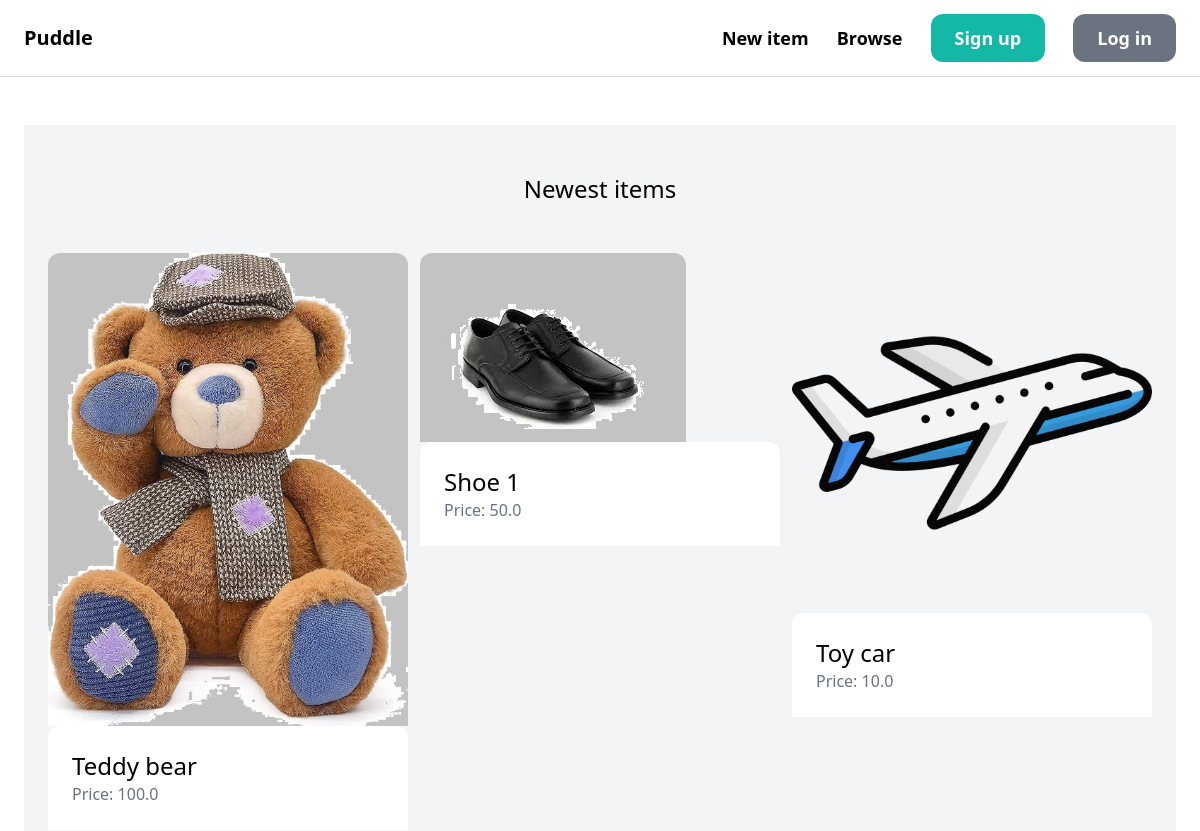
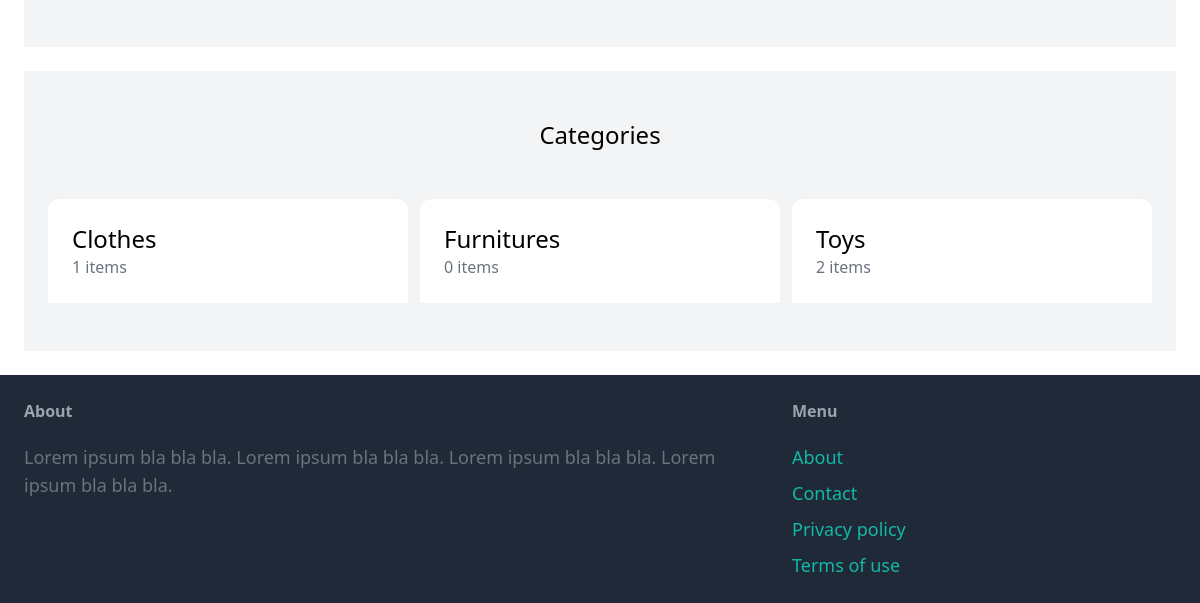
The app's page /, older data (2 pictures, top to bottom).
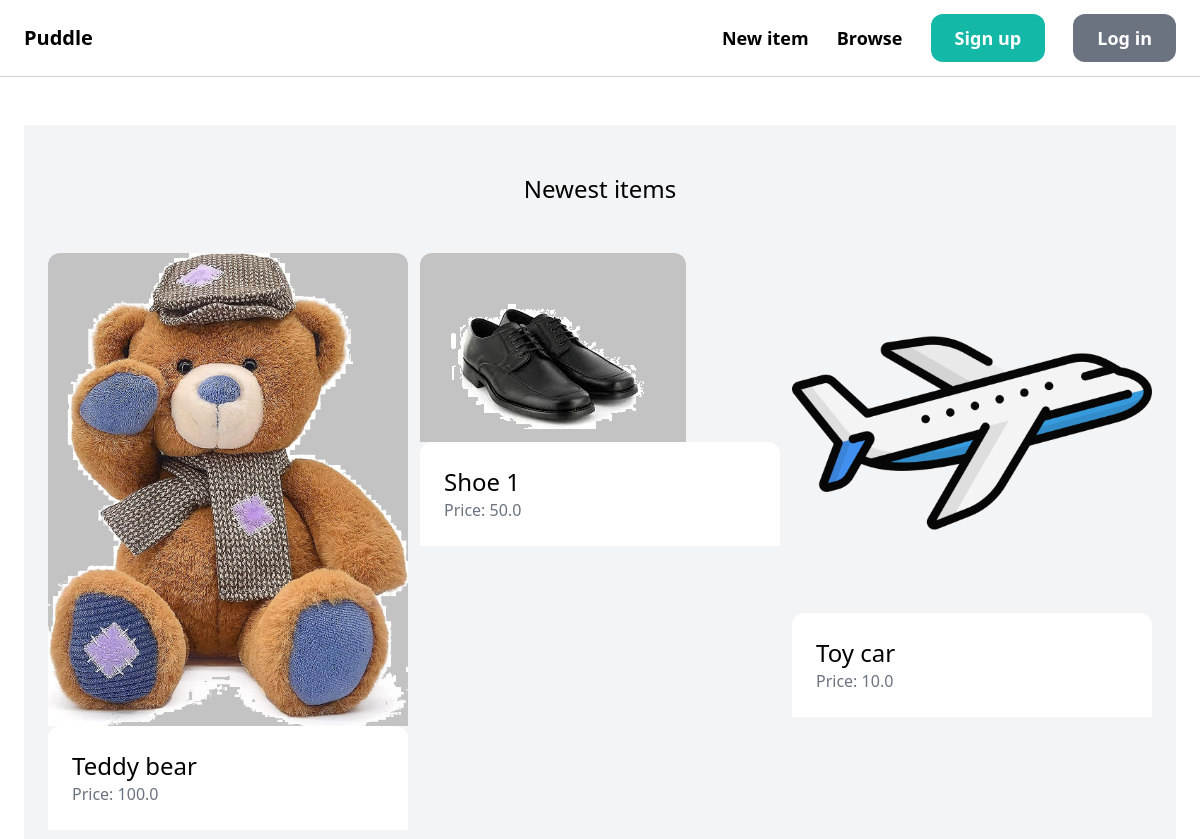
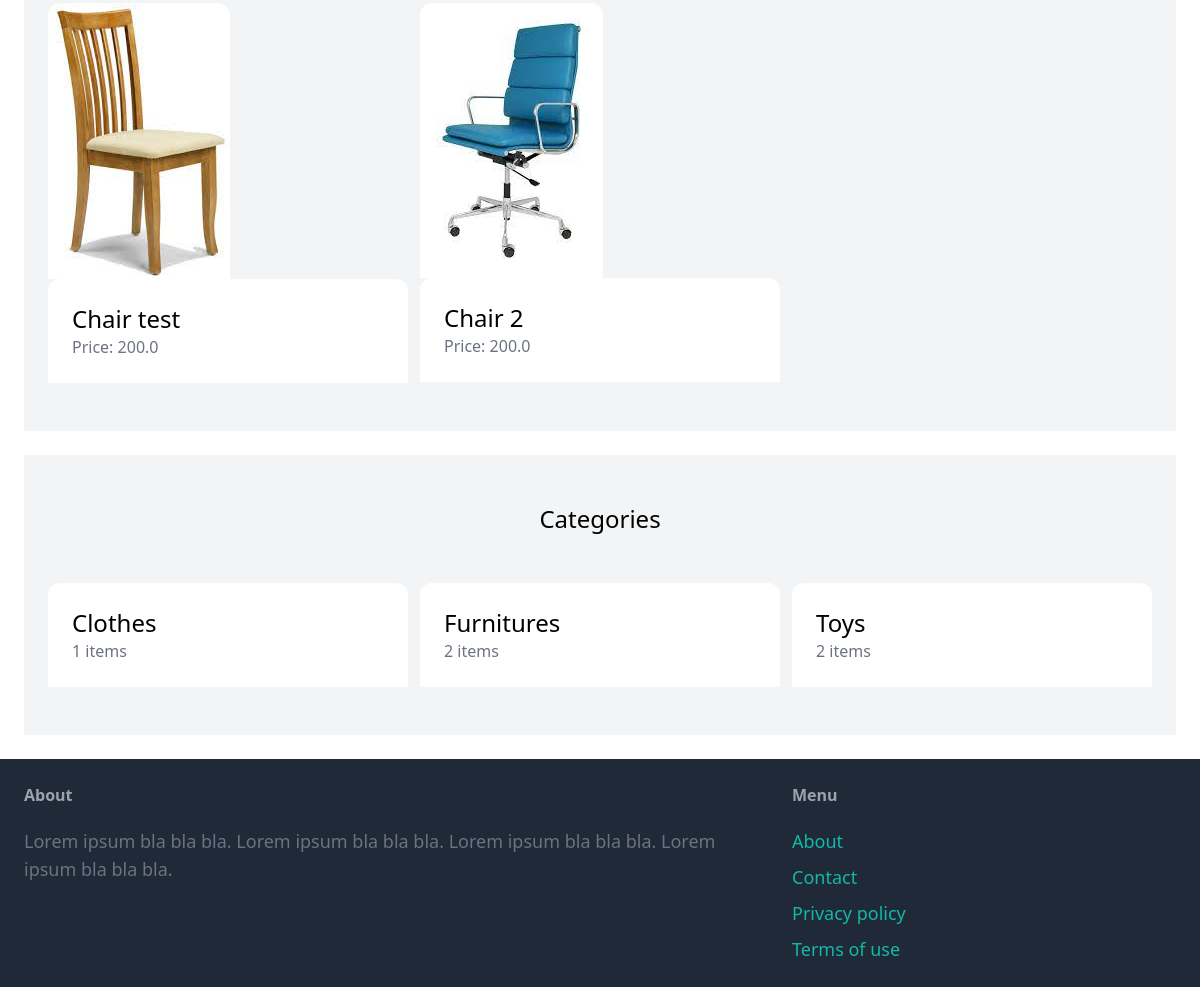
The same page, newer data (2 pictures, top to bottom).
### item/models.py (models this page shows, shortened)
class Item(models.Model):
    Category = models.ForeignKey(Category, related_name='items', on_delete=models.CASCADE)
    name = models.CharField(max_length=255)
    description = models.TextField(blank=True, null=True)
    price = models.FloatField()
    image = models.ImageField(upload_to='item_images', blank=True, null=True)
    is_sold = models.BooleanField(default=False)
    created_by = models.ForeignKey(User, related_name='items', on_delete=models.CASCADE)
    created_at = models.DateTimeField(auto_now_add=True)

class Category(models.Model):
    name = models.CharField(max_length=255)
    class Meta:
        verbose_name_plural = 'Categories'
        ordering = ('name',)

### core/views.py (the view)
# urls.py: path('', views.index, name='index'),
def index(request):
    items = Item.objects.filter(is_sold=False)[0:6]
    categories = Category.objects.all()
    return render(request, 'core/index.html', {
        'categories': categories,
        'items': items,
    })

### core/templates/core/index.html (shortened to what this page needs)
{% extends 'core/base.html' %}
{%  block content%}
    <div class="mt-6 px-6 py-12 bg-gray-100 rounder-xl">
        <h2 class="mb-12 text-2xl text-center">Newest items</h2>
        <div class="grid grid-cols-3 gap-3">
            {% for item in items %}
                <div>
                    <a href="{% url 'item:detail' item.id %}">
                        <div>
                            <img src="{{ item.image.url }}" class="rounded-t-xl">
                        </div>
                        <div class="p-6 bg-white rounded-t-xl">
                            <h2 class="text-2xl"> {{ item.name }} </h2>
                            <p class="text-gray-500">Price: {{ item.price }} </p>
                        </div>
                    </a>
                </div>
            {% endfor %}
        </div>
    </div>
    <div class="mt-6 px-6 py-12 bg-gray-100 rounder-xl">
        <h2 class="mb-12 text-2xl text-center">Categories</h2>
        <div class="grid grid-cols-3 gap-3">
            {% for category in categories %}
                <div>
                    <a href="#">
                        <div class="p-6 bg-white rounded-t-xl">
                            <h2 class="text-2xl"> {{ category.name }} </h2>
                            <p class="text-gray-500"> {{ category.items.count }} items</p>
                        </div>
                    </a>
                </div>
            {% endfor %}
        </div>
    </div>
{% endblock %}

### core/templates/core/base.html (shortened to what this page needs)
<!DOCTYPE html>
<html lang="en">
<head>
    <script src="https://cdn.tailwindcss.com"></script>
</head>
<body>
    <nav class="py-6 px-6 flex justify-between items-center border-b border-gray-300">
    <a href="/" class="text-xl font-semibold">Puddle</a>
    <div class="space-x-6">
        <a href="{% url 'item:new' %}" class="text-lg font-semibold hover:text-gray-500">New item</a>
        <a href="#" class="text-lg font-semibold hover:text-gray-500">Browse</a>
        {% if request.user.is_authenticated %}
            <a href="#" class="px-6 py-3 text-lg font-semibold bg-teal-500 text-white rounded-xl hover:bg-teal-700">Inbox</a>
            <a href="{% url 'dashboard:index' %}" class="px-6 py-3 text-lg font-semibold bg-gray-500 text-white rounded-xl hover:bg-gray-700">Dashboard</a>
        {% else %}
            <a href="{% url 'core:signup' %}" class="px-6 py-3 text-lg font-semibold bg-teal-500 text-white rounded-xl hover:bg-teal-700">Sign up</a>
            <a href="{% url 'core:login' %}" class="px-6 py-3 text-lg font-semibold bg-gray-500 text-white rounded-xl hover:bg-gray-700">Log in</a>
        {% endif %}
        </div>
    </nav>
    <div class="px-6 py-6">
         {% block  content %}
        {% endblock %}
    </div>
    <footer class="py-6 px-6 flex justify-between bg-gray-800">
        <div class="w-2/3 pr-10">
            <h3 class="mb-5 font-semibold text-gray-400"> About </h3>
            <p class="text-lg text-gray-500" > Lorem ipsum bla bla bla. Lorem ipsum bla bla bla. Lorem ipsum bla bla bla. Lorem ipsum bla bla bla.</p>
        </div>
        <div class="w-1/3">
            <h3 class="mb-5 font-semibold text-gray-400">Menu</h3>
            <ul class="space-y-2">
                <li><a href="#" class="text-lg text-teal-500 hover:text-teal-700">About</a></li>
                <li><a href="{% url 'core:contact' %}" class="text-lg text-teal-500 hover:text-teal-700">Contact</a></li>
                <li><a href="#" class="text-lg text-teal-500 hover:text-teal-700">Privacy policy</a></li>
                <li><a href="#" class="text-lg text-teal-500 hover:text-teal-700">Terms of use</a></li>
        </div>
    </footer>
</body>
</html>

Row changes from the older to the newer data that the page shows:
added Item: image (picture), name "Chair test", price "200.0"
added Item: image (picture), name "Chair 2", price "200.0"
computed for Category "Furnitures": items.count "0" → "2"
